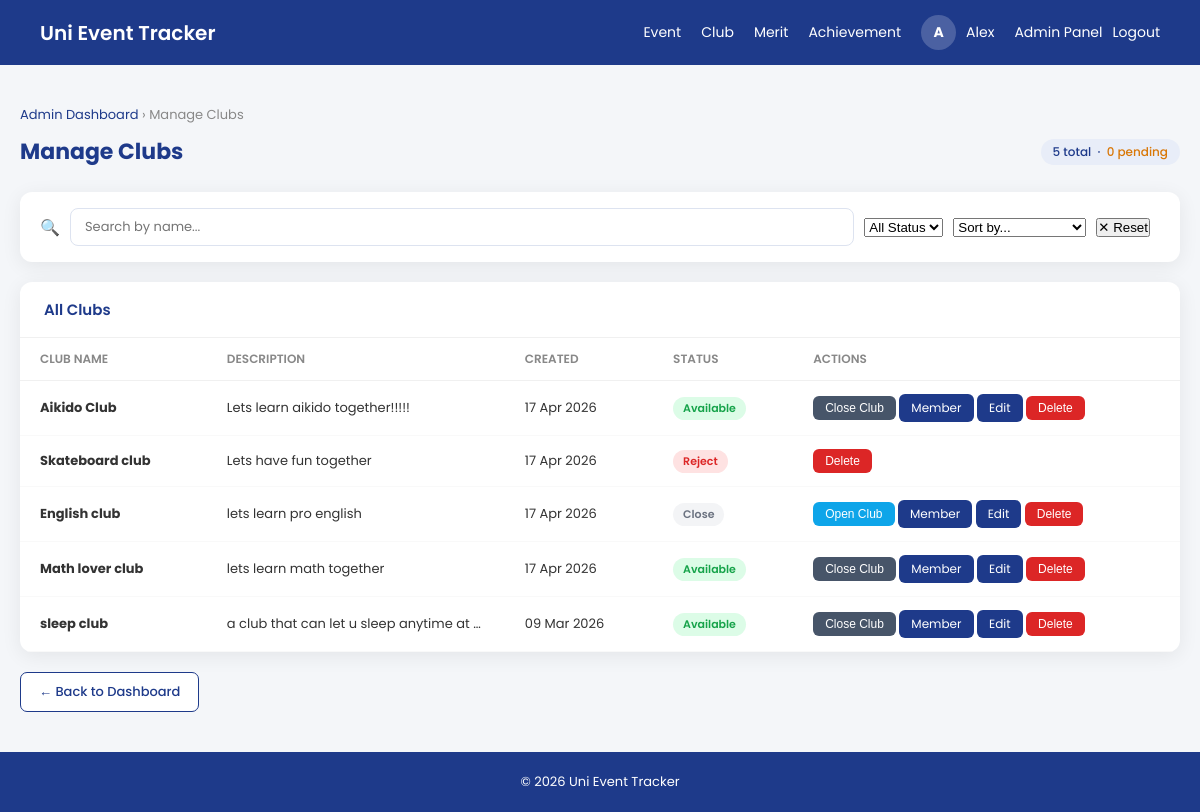
/Admin/admin_club.php (signed in), run on the app's committed database.
### tables this page shows
CREATE TABLE `club` (
  `club_id` int(10) NOT NULL,
  `club_name` varchar(50) NOT NULL,
  `club_CreateDate` date NOT NULL,
  `club_description` varchar(500) NOT NULL,
  `club_status` varchar(30) NOT NULL
);

### Admin/admin_club.php (the view, shortened to what this page needs)
<?php
require("../database.php");
$clubs = $con->query("SELECT club_id, club_name, club_description, club_status, club_CreateDate FROM club ORDER BY club_CreateDate DESC");
$clubRows = [];
while($r = $clubs->fetch_assoc()) $clubRows[] = $r;
$totalClubs   = count($clubRows);
$pendingClubs = count(array_filter($clubRows, fn($r) => $r['club_status'] === 'Pending'));
?>
<!DOCTYPE html>
<html lang="en">
<head>
</head>
<body>
<header>
    <div class="logo"><a href="../index.php">Uni Event Tracker</a></div>
    <nav>
        <a href="../Event/event_dashboard.php">Event</a>
        <a href="../clubtracker/clubHandler.php">Club</a>
        <a href="../merit/merit_dashboard.php">Merit</a>
        <a href="../achievement/achievement_dashboard.php">Achievement</a>
         <?php if(isset($_SESSION['username'])){ ?>
        <div class="user-menu">
            <div class="avatar-circle" <a href="user/userprofile.php"><?php echo strtoupper(mb_substr($_SESSION['username'], 0, 1)); ?></div>
            <a href="../user/userprofile.php"><span><?php echo htmlspecialchars($_SESSION['username'], ENT_QUOTES, 'UTF-8'); ?></span><a>
            <?php if(isset($_SESSION['role']) && $_SESSION['role'] == 'admin'){ ?>
            <a href="../Admin/admin_dashboard.php">Admin Panel</a>
            <?php } ?>
            <a href="../logout.php">Logout</a>
        </div>
        <?php } else { ?>
        <a href="../register.php">Register</a>
        <a href="../login.php">Login</a>
        <?php } ?>
    </nav>
</header>
<div class="page-wrapper">
    <div class="breadcrumb">
        <a href="admin_dashboard.php">Admin Dashboard</a> &rsaquo; Manage Clubs
    </div>
    <div class="page-header">
        <h2>Manage Clubs</h2>
        <span class="count-badge"><?php echo $totalClubs; ?> total &nbsp;·&nbsp; <span style="color:#D97706;"><?php echo $pendingClubs; ?> pending</span></span>
    </div>
    <div class="filter-bar">
        <span class="filter-label">🔍</span>
        <input type="text" id="searchInput" placeholder="Search by name...">
        <select id="filterStatus">
            <option value="">All Status</option>
        </select>
        <select id="sortBy">
            <option value="">Sort by...</option>
        </select>
        <button class="btn-reset" onclick="resetFilters()">✕ Reset</button>
    </div>
    <div class="card">
        <div class="card-header"><h3>All Clubs</h3></div>
        <div class="table-wrap">
            <table id="clubTable">
                <thead>
                    <tr>
                        <th>Club Name</th>
                        <th>Description</th>
                        <th>Created</th>
                        <th>Status</th>
                        <th>Actions</th>
                    </tr>
                </thead>
                <tbody id="clubTbody">
                <?php foreach($clubRows as $row):
                    $badgeClass = 'badge-'.strtolower($row['club_status']);
                    $dateFormatted = date("d M Y", strtotime($row['club_CreateDate']));
                ?>
                <tr data-name="<?php echo strtolower($row['club_name']); ?>" data-status="<?php echo $row['club_status']; ?>" data-date="<?php echo $row['club_CreateDate']; ?>">
                    <td><strong><?php echo htmlspecialchars($row['club_name']); ?></strong></td>
                    <td style="max-width:240px;overflow:hidden;text-overflow:ellipsis;white-space:nowrap;"><?php echo htmlspecialchars($row['club_description']); ?></td>
                    <td><?php echo $dateFormatted; ?></td>
                    <td><span class="badge <?php echo $badgeClass; ?>"><?php echo $row['club_status']; ?></span></td>
                    <td>
                        <?php if($row['club_status'] === 'Available'): ?>
                            <form style="display:inline;" method="POST">
                                <button class="btn-toggle" style="background:#475569;">Close Club</button>
                            </form>
                        <?php elseif($row['club_status'] === 'Close'): ?>
                            <form style="display:inline;" method="POST">
                                <button class="btn-toggle" style="background:#0ea5e9;">Open Club</button>
                            </form>
                        <?php endif; ?>
                        <?php if($row['club_status'] !== 'Reject'): ?>
                            <a class="btn-edit" href="../clubtracker/club_manageMember.php?id=<?php echo $row['club_id']; ?>">Member</a>
                            <a class="btn-edit" href="../clubtracker/editClub.php?id=<?php echo $row['club_id']; ?>">Edit</a>
                        <?php endif; ?>
                        <form style="display:inline;" method="POST" onsubmit="deleteClubPrompt(event, this)">
                            <button class="btn-delete">Delete</button>
                        </form>
                    </td>
                </tr>
                <?php endforeach; ?>
                </tbody>
            </table>
        </div>
    </div>
    <a class="btn-back" href="admin_dashboard.php">← Back to Dashboard</a>
</div>
<footer>© 2026 Uni Event Tracker</footer>
</body>
</html>

### Admin/admin_club.php (style rules this page uses)
* { box-sizing:border-box;margin:0;padding:0; }
body { font-family:'Poppins',sans-serif;background:#f4f6f9;min-height:100vh;display:flex;flex-direction:column; }
header { display:flex;justify-content:space-between;align-items:center;padding:15px 40px;background:#1E3A8A;color:white; }
.logo a { font-size:20px;font-weight:600;color:white;text-decoration:none; }
nav { display:flex;align-items:center;gap:20px; }
nav a { color:white;text-decoration:none;font-size:14px; }
.user-menu { display:flex;align-items:center;gap:10px; }
.avatar-circle { width:35px;height:35px;border-radius:50%;background:rgba(255,255,255,0.2);display:flex;align-items:center;justify-content:center;font-weight:700;font-size:14px;color:white; }
.page-wrapper { flex:1;max-width:1200px;margin:40px auto;padding:0 20px;width:100%; }
.breadcrumb { font-size:13px;color:#888;margin-bottom:10px; }
.breadcrumb a { color:#1E3A8A;text-decoration:none; }
.page-header { margin-bottom:24px;display:flex;align-items:center;justify-content:space-between;flex-wrap:wrap;gap:12px; }
.page-header h2 { font-size:22px;font-weight:700;color:#1E3A8A; }
.count-badge { font-size:12px;background:#e8edf8;color:#1E3A8A;padding:4px 12px;border-radius:20px;font-weight:500; }
.filter-bar { background:white;border-radius:12px;box-shadow:0 4px 20px rgba(0,0,0,0.07);padding:16px 20px;margin-bottom:20px;display:flex;flex-wrap:wrap;gap:10px;align-items:center; }
.filter-bar input[type="text"] { flex:1;min-width:180px;padding:8px 14px;border:1.5px solid #dde3f0;border-radius:8px;font-family:'Poppins',sans-serif;font-size:13px; }
.card { background:white;border-radius:12px;box-shadow:0 4px 20px rgba(0,0,0,0.07);overflow:hidden;margin-bottom:20px; }
.card-header { padding:16px 24px;border-bottom:1px solid #f0f0f0; }
.card-header h3 { font-size:15px;font-weight:600;color:#1E3A8A; }
.table-wrap { overflow-x:auto; }
table { width:100%;border-collapse:collapse; }
th { padding:12px 20px;text-align:left;font-size:12px;font-weight:600;color:#888;text-transform:uppercase;border-bottom:1px solid #f0f0f0; }
td { padding:13px 20px;font-size:13px;color:#333;border-bottom:1px solid #f9f9f9; }
.badge { display:inline-block;padding:3px 10px;border-radius:20px;font-size:11px;font-weight:600; }
.badge-available { background:#dcfce7;color:#16a34a; }
.badge-reject { background:#fee2e2;color:#dc2626; }
.badge-close { background:#f3f4f6;color:#6b7280; }
.btn-delete { padding:5px 12px;background:#dc2626;color:white;border:none;border-radius:6px;font-size:12px;cursor:pointer; }
.btn-edit { display:inline-block;padding:5px 12px;background:#1E3A8A;color:white;border-radius:6px;font-size:12px;text-decoration:none; }
.btn-toggle { padding:5px 12px;background:#64748b;color:white;border:none;border-radius:6px;font-size:12px;cursor:pointer; }
.btn-back { display:inline-block;padding:9px 18px;background:white;color:#1E3A8A;border:1.5px solid #1E3A8A;border-radius:7px;text-decoration:none;font-size:13px;font-weight:500; }
footer { text-align:center;padding:20px;background:#1E3A8A;color:white;font-size:13px;margin-top:auto; }

### data on the page
club: club_name "Aikido Club", club_description "Lets learn aikido together!!!!!", club_CreateDate "17 Apr 2026", club_status "Available"
club: club_name "Skateboard club", club_description "Lets have fun together", club_CreateDate "17 Apr 2026", club_status "Reject"
club: club_name "English club", club_description "lets learn pro english", club_CreateDate "17 Apr 2026", club_status "Close"
club: club_name "Math lover club", club_description "lets learn math together", club_CreateDate "17 Apr 2026", club_status "Available"
club: club_name "sleep club", club_description "a club that can let u sleep anytime at…", club_CreateDate "09 Mar 2026", club_status "Available"

### other printed values
mb_substr($_SESSION['username'], 0, 1) "A"
$_SESSION['username'] "Alex"
$totalClubs "5"
$pendingClubs "0"
